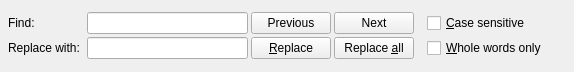
<?xml version="1.0" encoding="UTF-8"?>
<ui version="4.0">
 <class>FindReplaceBar</class>
 <widget class="QWidget" name="FindReplaceBar">
  <property name="geometry">
   <rect>
    <x>0</x>
    <y>0</y>
    <width>574</width>
    <height>72</height>
   </rect>
  </property>
  <property name="maximumSize">
   <size>
    <width>16777215</width>
    <height>72</height>
   </size>
  </property>
  <layout class="QVBoxLayout" name="verticalLayout">
   <property name="spacing">
    <number>0</number>
   </property>
   <property name="leftMargin">
    <number>8</number>
   </property>
   <property name="topMargin">
    <number>4</number>
   </property>
   <property name="rightMargin">
    <number>8</number>
   </property>
   <property name="bottomMargin">
    <number>5</number>
   </property>
   <item>
    <layout class="QGridLayout" name="gridLayout">
     <property name="spacing">
      <number>3</number>
     </property>
     <item row="1" column="3">
      <widget class="QPushButton" name="replaceAll">
       <property name="text">
        <string>Replace &amp;all</string>
       </property>
      </widget>
     </item>
     <item row="0" column="2">
      <widget class="QPushButton" name="findPrevious">
       <property name="text">
        <string>Previous</string>
       </property>
       <property name="shortcut">
        <string>Shift+F3</string>
       </property>
      </widget>
     </item>
     <item row="1" column="2">
      <widget class="QPushButton" name="replace">
       <property name="text">
        <string>&amp;Replace</string>
       </property>
      </widget>
     </item>
     <item row="0" column="5">
      <widget class="QCheckBox" name="caseSensitive">
       <property name="minimumSize">
        <size>
         <width>20</width>
         <height>0</height>
        </size>
       </property>
       <property name="text">
        <string>&amp;Case sensitive</string>
       </property>
      </widget>
     </item>
     <item row="1" column="0">
      <widget class="QLabel" name="labelReplace">
       <property name="minimumSize">
        <size>
         <width>55</width>
         <height>0</height>
        </size>
       </property>
       <property name="text">
        <string>Replace with: </string>
       </property>
      </widget>
     </item>
     <item row="0" column="3">
      <widget class="QPushButton" name="findNext">
       <property name="text">
        <string>Next</string>
       </property>
       <property name="shortcut">
        <string>F3</string>
       </property>
      </widget>
     </item>
     <item row="0" column="0">
      <widget class="QLabel" name="labelFind">
       <property name="minimumSize">
        <size>
         <width>55</width>
         <height>0</height>
        </size>
       </property>
       <property name="text">
        <string>Find:</string>
       </property>
      </widget>
     </item>
     <item row="1" column="5">
      <widget class="QCheckBox" name="wholeWordsOnly">
       <property name="minimumSize">
        <size>
         <width>20</width>
         <height>0</height>
        </size>
       </property>
       <property name="text">
        <string>&amp;Whole words only</string>
       </property>
      </widget>
     </item>
     <item row="1" column="1">
      <widget class="QLineEdit" name="replaceText">
       <property name="minimumSize">
        <size>
         <width>50</width>
         <height>0</height>
        </size>
       </property>
       <property name="maximumSize">
        <size>
         <width>200</width>
         <height>16777215</height>
        </size>
       </property>
      </widget>
     </item>
     <item row="0" column="1">
      <widget class="QLineEdit" name="findText">
       <property name="sizePolicy">
        <sizepolicy hsizetype="Expanding" vsizetype="Fixed">
         <horstretch>10</horstretch>
         <verstretch>0</verstretch>
        </sizepolicy>
       </property>
       <property name="minimumSize">
        <size>
         <width>50</width>
         <height>0</height>
        </size>
       </property>
       <property name="maximumSize">
        <size>
         <width>200</width>
         <height>16777215</height>
        </size>
       </property>
      </widget>
     </item>
     <item row="0" column="7">
      <widget class="QPushButton" name="closeButton">
       <property name="maximumSize">
        <size>
         <width>16</width>
         <height>16</height>
        </size>
       </property>
       <property name="icon">
        <iconset resource="../resources.qrc">
         <normaloff>:/images/16x16/window-close.png</normaloff>:/images/16x16/window-close.png</iconset>
       </property>
       <property name="flat">
        <bool>true</bool>
       </property>
      </widget>
     </item>
     <item row="0" column="4">
      <widget class="QWidget" name="widget" native="true">
       <property name="minimumSize">
        <size>
         <width>7</width>
         <height>0</height>
        </size>
       </property>
      </widget>
     </item>
     <item row="0" column="6">
      <spacer name="horizontalSpacer">
       <property name="orientation">
        <enum>Qt::Horizontal</enum>
       </property>
       <property name="sizeHint" stdset="0">
        <size>
         <width>0</width>
         <height>20</height>
        </size>
       </property>
      </spacer>
     </item>
    </layout>
   </item>
  </layout>
 </widget>
 <tabstops>
  <tabstop>findText</tabstop>
  <tabstop>replaceText</tabstop>
  <tabstop>findPrevious</tabstop>
  <tabstop>replace</tabstop>
  <tabstop>findNext</tabstop>
  <tabstop>replaceAll</tabstop>
  <tabstop>caseSensitive</tabstop>
  <tabstop>wholeWordsOnly</tabstop>
  <tabstop>closeButton</tabstop>
 </tabstops>
 <resources>
  <include location="../resources.qrc"/>
  <include location="../resources.qrc"/>
 </resources>
 <connections/>
</ui>
